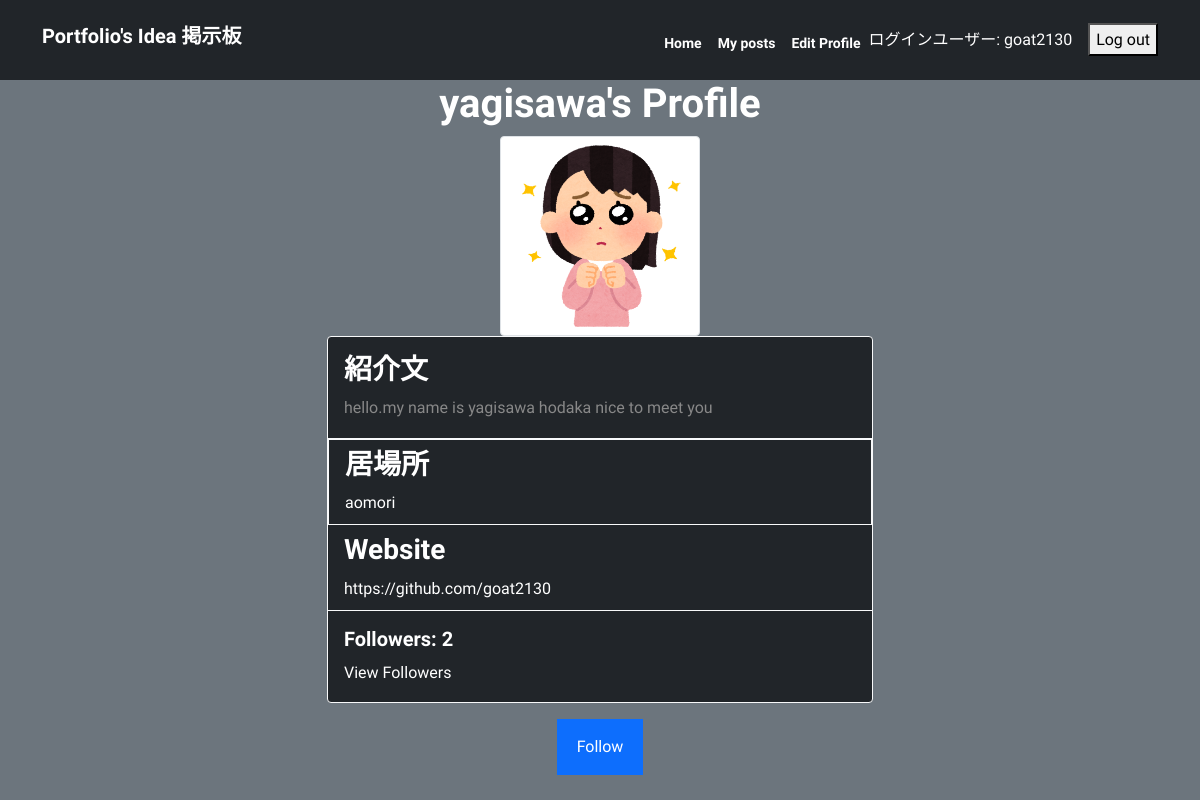
Page /profile/yagisawa/ (signed in) on the earlier database version.
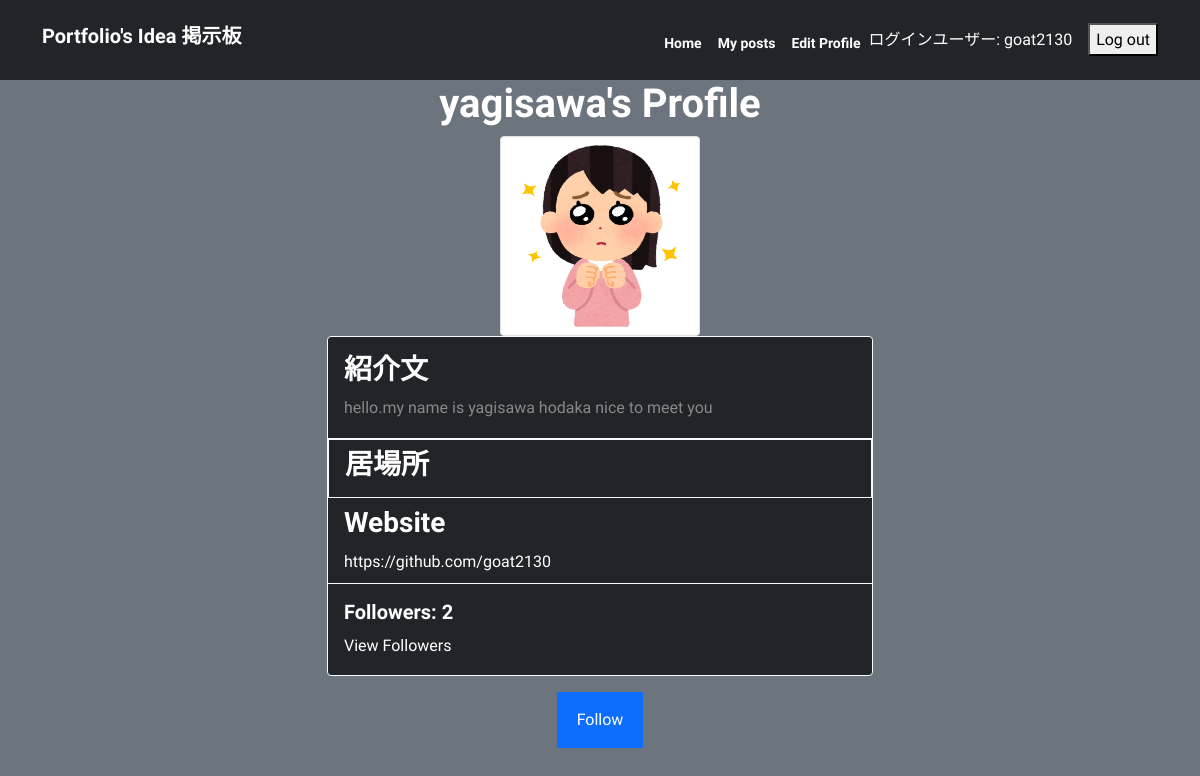
Same page on the later database version.
### myapp/models.py (models this page shows, shortened)
class Profile(models.Model):
    user = models.OneToOneField(User, on_delete=models.CASCADE)
    bio = models.TextField(max_length=500, blank=True)
    website = models.URLField(max_length=200, blank=True)
    location = models.CharField(max_length=100, blank=True)
    avatar = models.ImageField(upload_to='avatars/', blank=True, null=True)
    followers = models.ManyToManyField(User, related_name='following', blank=True)
    followers_count = models.PositiveIntegerField(default=0)

### myapp/views.py (the view)
# urls.py: path('profile/<str:username>/', profile, name='profile'),
@login_required
def profile(request, username):
    profile_user = get_object_or_404(User, username=username)
    try:
        profile = Profile.objects.get(user=profile_user)
    except Profile.DoesNotExist:
        profile = None
    if request.method == 'POST':
        if profile_user == request.user:
            form = ProfileForm(request.POST, request.FILES, instance=profile)
            if form.is_valid():
                form.save()
                return redirect('profile', username=username)
            else:
                error_message = "There was an error in the form."
        else:
            error_message = "You are not allowed to edit this profile."
    else:
        form = ProfileForm(instance=profile)
        error_message = None
    if profile is None:
        profile = Profile(user=profile_user)
        profile.save()
    is_following = False
    followers_count = 0
    if request.user.is_authenticated:
        connection, created = Connection.objects.get_or_create(user=request.user)
        is_following = connection.following.filter(id=profile_user.id).exists()
        followers_count = Connection.objects.filter(following=profile_user).count()
    followers = profile.followers.all
    context = {
        'form': form,
        'profile': profile,
        'error_message': error_message,
        'is_following': is_following,
        'followers_count': followers_count,
    }
    return render(request, 'myapp/profile.html', context)

### myapp/templates/myapp/profile.html (shortened to what this page needs)
{% extends 'base.html' %}
{% load static %}
{% block content %}
<div class="container justify-content-center">
  <div class="row justify-content-center">
    <div class="col-md-6">
      <h1 class="text-center">{{ profile.user.username }}'s Profile</h1>
      {% if profile.avatar %}
      <img src="{{ profile.avatar.url }}" alt="{{ profile.user.username }}" class="img-thumbnail" style="display: block; margin: 0 auto; max-width: 100%; height: auto; width: 200px; height: 200px;">
    {% else %}
      <img src="{% static 'images/new_default_avatar.png' %}" alt="{{ profile.user.username }}" class="img-thumbnail mb-3" style="display: block; margin: 0 auto; max-width: 100%; height: auto; width: 200px; height: 200px;">
    {% endif %}
      <div class="card mb-3 bg-dark border border-light">
        <div class="card-body">
          <h3 class="card-title">紹介文</h3>
          <p class="card-text">{{ profile.bio }}</p>
        </div>
        <ul class="list-group list-group-flush">
          <li class="list-group-item bg-dark border border-light">
            <h3 class="card-title">居場所</h3>
            <p class="card-text text-white">{{ profile.location }}</p>
          </li>
          <li class="list-group-item bg-dark">
            <h3 class="card-title">Website</h3>
            <p class="card-text text-white">{{ profile.website }}</p>
          </li>
        </ul>
        <div class="card-body">
          <h5 class="card-title">Followers: {{ followers_count }}</h5>
          <a href="{% url 'followers' username=profile.user.username %}" class="card-link">View Followers</a>
        </div>
      </div>
      {% if request.user.is_authenticated %}
        {% if request.user == profile.user %}
          <h2 class="text-center">プロフィール編集</h2>
          <form method="POST" enctype="multipart/form-data" class="text-center bg-dark">
            {% csrf_token %}
            {{ form.as_p }}
            <button type="submit" class="btn btn-primary">保存</button>
          </form>
        {% else %}
          {% if is_following %}
            <form action="{% url 'unfollow' username=profile.user.username %}" method="POST" class="text-center">
              {% csrf_token %}
              <button type="submit" class="btn btn-danger">Unfollow</button>
            </form>
          {% else %}
            <form action="{% url 'follow' username=profile.user.username %}" method="POST" class="text-center">
              <button type="submit" class="btn btn-primary">Follow</button>
            </form>
          {% endif %}
        {% endif %}
      {% else %}
        <p class="text-center">このユーザーをフォローするにはログインする必要があります</p>
      {% endif %}
    </div>
  </div>
</div>
{% endblock %}

Differences in the rows shown:
changed Profile "hello.my name is yagisawa hodaka nice to meet you": location "aomori" → (not shown)
